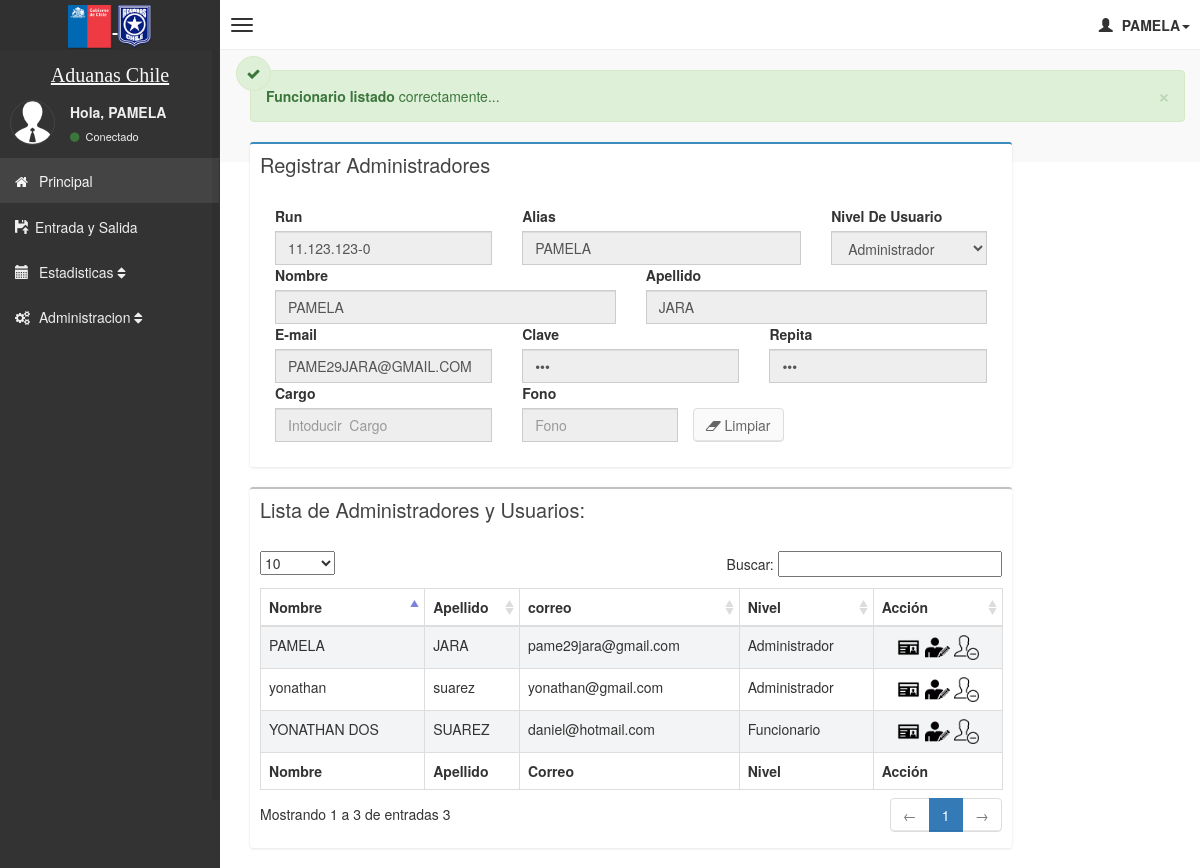
The page /index.php?mod=registroadmin&action=ver&codigo=11123123 (signed in) on the database its author committed.
### tables this page shows
CREATE TABLE `funcionario` (
  `rut` int(11) NOT NULL,
  `alias` varchar(50) NOT NULL,
  `correo` varchar(50) NOT NULL,
  `pass` varchar(100) NOT NULL,
  `nombre` varchar(30) NOT NULL,
  `apellido` varchar(30) NOT NULL,
  `nive_usua` tinyint(1) NOT NULL COMMENT '1->admin \n2->otro',
  `fono` int(11) DEFAULT NULL,
  `cargo` varchar(45) DEFAULT NULL,
  PRIMARY KEY (`rut`),
  UNIQUE KEY `correo_UNIQUE` (`correo`)
);

### inc/config.php (called while the page is built)
<?php
$config = array(
	"titulo"=>"Aduana",
	"subtitulo"=>"Inicio",
	"url"=>"http://{$_SERVER['HTTP_HOST']}/aduana/",
	"charset"=>"utf-8",
	"friendlyurls"=>false,
	"emailadmin"=>"",
	"emailenvios"=>"",
	"nombreenvios"=>"aduana",
	"servidor"=>"localhost",
	"basedatos"=>"aduana",
	"usuario"=>"root",
	"pass"=>"1212",
	"googleanalytics"=>false,
	"googlesiteverification"=>false,
	"mssiteverification"=>false
	); ?>

### inc/functionBD.php (called while the page is built, shortened)
<?php
class GestarBD{
	private $conect;
	private $base_datos;
	private $servidor;
	private $usuario;
	private $pass;
	function __construct()
	{
		include 'config.php';
		$this->servidor = $config['servidor'];
		$this->usuario = $config['usuario'];
		$this->pass = $config['pass'];
		$this->base_datos = $config['basedatos'];
	}
	private function conectar_base_datos() {
		if (! $this->conect = mysqli_connect($this->servidor,$this->usuario,$this->pass, $this->base_datos)) {
				echo "Error al conectar";
				exit();
			}
				mysqli_set_charset( $this->conect , 'utf8');
				return false;
	}
	public function consulta($consulta)
	{
		$this->consulta = mysqli_query($this->conect, $consulta);
	}
	public function mostrar_registros()
	{
		if ($row = mysqli_fetch_array($this->consulta)) {
			return $row;
		} else {
			return false;
		}
	}
	public function numeroFilas()
	{
		if ($fila = mysqli_num_rows($this->consulta)) {
			$num_rows = $fila;
			return $num_rows;
		}else{
			return false;
		}
	}
}

### index.php (called while the page is built, shortened)
<?php
$bd = new GestarBD;
include 'inc/head.php';
include 'inc/header.php';
include 'inc/left_sidebar.php';
include 'inc/right_side.php';
include 'inc/opciones.php';
include 'inc/finhtml.php';

### pages/registroadmin.php (the view, shortened to what this page needs)
<?php
require ('validarnum.php');
$rut="";
$alias="";
$nombre="";
$apellido="";
$correo="";
$cargo="";
$fono="";
$clave="";
$repite="";
$readonly="";
function digitoVerificador($_rol) {
    $factor = 2;
    $suma = 0;
    for($i = strlen($_rol) - 1; $i >= 0; $i--) {
        $suma += $factor * $_rol[$i];
        $factor = $factor % 7 == 0 ? 2 : $factor + 1;
    }
    $dv = 11 - $suma % 11;
    $dv = $dv == 11 ? 0 : ($dv == 10 ? "K" : $dv);
    return number_format($_rol,0,",","."). "-" . $dv;
}
if( isset($_GET["mod"])){
    $codigo =$_GET["codigo"];
    $sql="select * from funcionario where rut='$codigo'";
        $cs=$bd->consulta($sql);
        if($bd->numeroFilas($cs)==0 && isset($_GET["action"])){
            echo '<div class="alert alert-danger alert-dismissable">
                    <i class="fa fa-check"></i>
                    <button type="button" class="close" data-dismiss="alert" aria-hidden="true">&times;</button>
                    <b>Bien!</b>No existe el Funcioanario consulado...
                    </div>';
            }else{
                    while ($fila=$bd->mostrar_registros()) {
                            $rut=  $fila["rut"];
                            $alias=strtoupper($fila["alias"]);
                            $nombre= strtoupper($fila["nombre"]);
                            $apellido=strtoupper($fila["apellido"]);
                            $correo=strtoupper($fila["correo"]);
                            $cargo=strtoupper($fila["cargo"]);
                            $fono=$fila["fono"];
                            $clave=$fila["pass"];
                            $repite=$fila["pass"];
                    }
                if($_GET["action"]== "ver"){
                                echo '<div class="alert alert-success alert-dismissable">
                                            <i class="fa fa-check"></i>
                                            <button type="button" class="close" data-dismiss="alert" aria-hidden="true">&times;</button>
                                            <b>Funcionario listado</b> correctamente...
                                        </div>';
                        $readonly="disabled";
                } else if($_GET["action"] == "eliminar"){
                                 echo '<div class="alert alert-success alert-dismissable">
                                            <i class="fa fa-check"></i>
                                            <button type="button" class="close" data-dismiss="alert" aria-hidden="true">&times;</button>
                                            <b>Funcionario listado</b> ...
                                        </div>';
                        $readonly="readonly";
                }else if($_GET["action"] == "editar"){
                                 echo '<div class="alert alert-success alert-dismissable">
                                            <i class="fa fa-check"></i>
                                            <button type="button" class="close" data-dismiss="alert" aria-hidden="true">&times;</button>
                                            <b>Funcionario listado</b> modifique información ...
                                        </div>';
                        $readonly="";
                }
            }
}
?>
<div class="col-md-10">
    <div class="box box-primary">
        <div class="box-header">
            <h3 class="box-title">Registrar Administradores</h3>
        </div>
        <form role="form"  name="fe" action="?mod=registroadmin" method="post">
            <div class="box-body">
                <div class="form-group">
                    <div class="col-md-4">
                        <label for="run">Run</label>
                        <?php
                             if($rut==""){
                                 $rut="";
                                 }
                                 else {
                            $rut =  digitoVerificador($rut);
                        }
                        ?>
                        <input required  <?php echo $readonly;?> type="text"  type="tex" name="run" class="form-control" value="<?php echo $rut; ?>" id="run" placeholder="Intoducir el R.U.N">
                    </div>
                    <div class="col-md-5">
                        <label for="alias">Alias</label>
                        <input required <?php echo $readonly;?> onkeypress="return caracteres(event)" onblur="this.value=this.value.toUpperCase();" type="text" name="alias" id="alias" class="form-control" value="<?php echo $alias ?>"  placeholder="Intoducir el Alias">
                    </div>
                    <div class="col-md-3">
                        <label for="nivel">Nivel De Usuario</label>
                        <?php
                        $selectAdministrador="selected";
                        ?>
                        <select required class="form-control" name='nivel' id='nivel' <?php echo $readonly;?>>
                            <option  value="1" <?php echo $selectAdministrador; ?>>Administrador</option>
                        </select>
                    </div>
                    <div class="col-md-6">
                        <label for="nombre">Nombre</label>
                        <input required <?php echo $readonly;?> onkeypress="return caracteres(event)" onblur="this.value=this.value.toUpperCase();" type="text" name="nombre" id="nombre" class="form-control" value="<?php echo $nombre ?>"  placeholder="Intoducir el Nombre">
                    </div>
                    <div class="col-md-6">
                        <label for="apellido">Apellido</label>
                        <input required <?php echo $readonly;?> onkeypress="return caracteres(event)" onblur="this.value=this.value.toUpperCase();" type="tex" name="apellido" id="apellido" class="form-control" value="<?php echo $apellido ?>" placeholder="Introducir Apellido">
                    </div>
                    <div class="col-md-4">
                        <label for="correo">E-mail</label>
                        <input  required <?php echo $readonly;?> type="email" name="correo" id="correo" class="form-control" value="<?php echo $correo ?>"  placeholder="Correo">
                    </div>
                    <div class="col-md-4">
                        <label for="clave">Clave</label>
                        <input   required <?php echo $readonly;?> type="password" name="clave" class="form-control" value="<?php echo $clave ?>" id="clave" placeholder="Contraseña">
                    </div>
                    <div class="col-md-4">
                        <label for="repite">Repita</label>
                        <input   required <?php echo $readonly;?> type="password" name="repite" id="repite" class="form-control" value="<?php echo $repite ?>" placeholder="Contraseña">
                    </div>
                    <div class="col-md-4">
                        <label for="cargo">Cargo</label>
                        <input required <?php echo $readonly;?> onkeypress="return caracteres(event)" onblur="this.value=this.value.toUpperCase();" type="text" name="cargo" id="cargo" class="form-control" value="<?php echo $cargo ?>"  placeholder="Intoducir  Cargo">
                    </div>
                    <div class="col-md-3">
                        <label for="fono">Fono</label>
                        <input required <?php echo $readonly;?> type="phone" name="fono" id="fono" class="form-control" value="<?php echo $fono ?>" placeholder="Fono">
                    </div>
                    <div>
                        <label for="guardar"> &nbsp;&nbsp; </label><br>
                        <a href="?mod=registroadmin" class="btn btn-default"><i class="fa fa-eraser"></i> Limpiar</a>
                    </div>
                </div>
            </div>
        </form>
    </div>
<div class="row">
    <div class="col-xs-12">
        <div class="box">
            <div class="box-header">
                <h3 class="box-title">Lista de Administradores y Usuarios:</h3>
            </div>
            <div class="box-body table-responsive">
                <table id="example1" class="table table-bordered table-striped">
                    <thead>
                        <tr>
                            <th>Nombre</th>
                            <th>Apellido</th>
                            <th>correo</th>
                            <th>Nivel</th>
                            <th>Acción</th>
                        </tr>
                    </thead>
                    <tbody>
                    <?php
                    if($tipo2==1){
                        $consulta="SELECT  rut, alias, correo, nombre, apellido, case nive_usua when 1 then 'Administrador' else 'Funcionario' end as nive_usua, fono, cargo FROM funcionario ORDER BY rut ASC ";
                        $bd->consulta($consulta);
                        while ($fila=$bd->mostrar_registros()) {
                                echo "<tr>
                                <td>$fila[nombre]</td>
                                <td> $fila[apellido] </td>
                                <td>$fila[correo]</td>
                                <td>$fila[nive_usua]</td>
                                <td>
                                    <center>
                                        <a href=?mod=registroadmin&action=ver&codigo=".$fila["rut"].">
                                            <img src='./img/consul.png' width='25' alt='Edicion' title=' CONSULTAR ".$fila["nombre"]."'>
                                        </a>
                                        <a href=?mod=registroadmin&action=editar&codigo=".$fila["rut"].">
                                            <img src='./img/editar.png' width='25' alt='Edicion' title='EDITAR LOS DATOS DE ".$fila["nombre"]."'>
                                        </a>
                                        <a href=?mod=registroadmin&action=eliminar&codigo=".$fila["rut"].">
                                            <img src='./img/elimina.png'  width='25' alt='Edicion' title='ELIMINAR A   ".$fila["nombre"]."'>
                                        </a>
                                    </center>
                                </td>
                                </tr>";
                                }
                            }
                        ?>
                    </tbody>
                    <tfoot>
                        <tr>
                            <th>Nombre</th>
                            <th>Apellido</th>
                            <th>Correo</th>
                            <th>Nivel</th>
                            <th>Acción</th>
                        </tr>
                    </tfoot>
                </table>
            </div>
        </div>
    </div>

### rows shown on the page
funcionario: run "11.123.123-0", alias "PAMELA", nombre "PAMELA", apellido "JARA", correo "PAME29JARA@GMAIL.COM", correo "pame29jara@gmail.com", fila "Administrador"
funcionario: nombre "YONATHAN DOS", apellido "SUAREZ", correo "daniel@hotmail.com", fila "Funcionario"
funcionario: nombre "yonathan", apellido "suarez", correo "yonathan@gmail.com", fila "Administrador"

### other values the page prints
$_SESSION['dondequeda_nombre'] "PAMELA"
